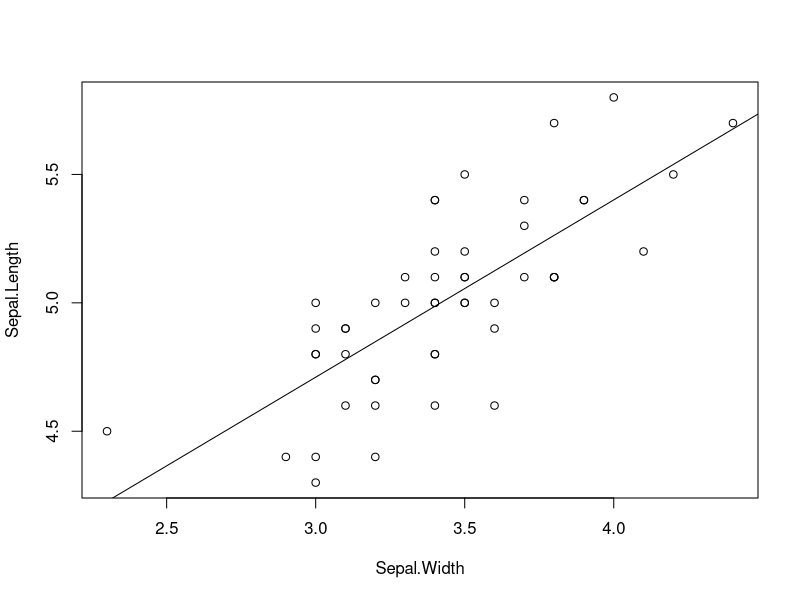
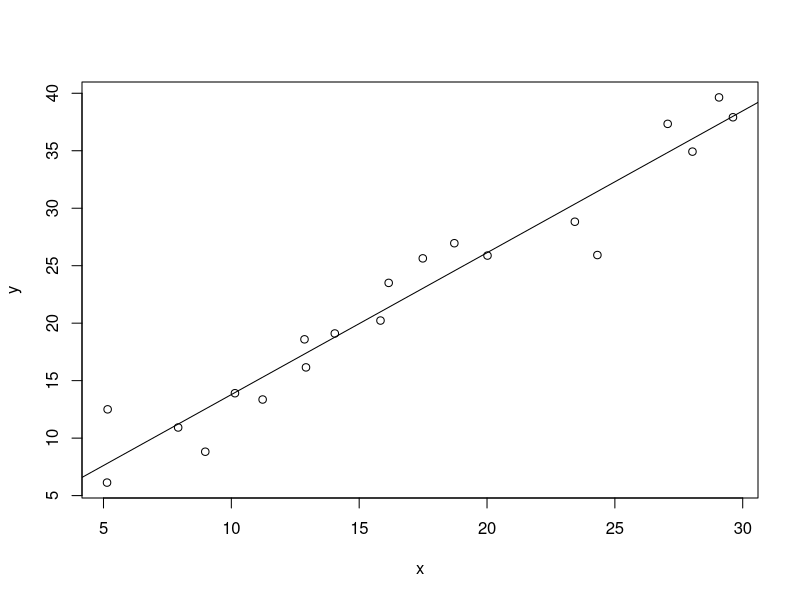

Generate these figures, in order, with R: (Note: this script raises an error after producing the figures.)
## FÓRMULAS EN R
 
## FUENTES:
# No somos muy expertos en este tema en particular, así que simplemente se buscó la información
# en algunos sitios y manuales disponibles a través de la www:
browseURL('http://cran.r-project.org/doc/contrib/Lemon-kickstart/kr_form.html')
browseURL('http://ww2.coastal.edu/kingw/statistics/R-tutorials/formulae.html')
browseURL('http://cran.r-project.org/doc/manuals/R-intro.html#Formulae-for-statistical-models')
# También es recomendable mirar la ayuda de formula en R, en la sección "Details"
?formula
 
# En esta lección nos vamos a enfocar en el uso de fórmulas para ANOVA y análisis de
# regresión, con la esperanza de dar los elementos para que cada estudiante pueda profundizar
# mejor en este tema por su cuenta, en caso de que le sea necesario.
 
# En R existen varias funciones, tales como aov (Analysis of Variance), lm (Linear
# Models) y glm (Generalized Linear Models), que usan objetos de la clase "formula" para
# especificar las variables que deben ser incluidas en el análisis. Normalmente la fórmula
# es incluida como el primer argumento de la función. Por ejemplo, para hacer una
# regresión lineal entre el largo de sépalo y ancho de sépalo de la especie setosa, incluida
# en la tabla "iris":
regre <- lm(Sepal.Length ~ Sepal.Width, data=iris, subset=Species == 'setosa')
summary(regre)
 
# Aquí la fórmula está dada por el operador "~"; a la izquierda está la variable de respuesta,
# a la derecha la o las variables determinantes. El esquema general es el siguiente:
 
variable.de.respuesta ~ variables.explicativas
 
# El "~" (virgulilla) debería leerse como "es modelado por" o "es modelado como una función
# de".
 
# Sin embargo las fórmulas también sirven para otras funciones, como por ejemplo plot o
# xtabs. Usando prácticamente el mismo código anterior podemos hacer un plot:
plot(Sepal.Length ~ Sepal.Width, data=iris, subset=Species == 'setosa')
abline(regre) # abline sirve para agregar líneas *rectas* a los gráficos (no confundir con
              # la función "lines").
 
# Las fórmulas, a pesar de ser similares, no funcionan del todo igual respecto a las convenciones
# con las que todos estamos familiarizados. El primer objetivo de estas es especificar
# un modelo estadístico. Esto ayuda a simplicar la interfase con el usuario, pero
# implica que primero este debe aprender la sintáxis propia de estas fórmulas.
 
# Veamos algunos ejemplos para ir entendiendo la lógica:
x <- runif(20, 5, 30)
y <- 1.3 * x + rnorm(20, sd=3)
y ~ x
# Esta fórmula especifica un modelo lineal, "y es modelado por x". Aunque no se escribe, está
# implícito que el modelo tendrá un intercepto. La siguiente fórmula expresa exactamente
# lo mismo:
y ~ 1 + x
 
# Las fórmulas también son un objeto, de clase "formula"
form  <- y ~ x
class(form)
plot(form)
lm(form)         # regresión lineal
abline(lm(form)) # visualización
 
# En caso de querer quitar el intercepto, se agrega un -1 o un 0:
y ~ -1 + x # o
y ~ x - 1  # o
y ~ x + 0
 
# Hasta ahora sólo usamos una variable explicativa, "x". Sin embargo podemos agregar otras
# variables usando el operador "+":
y ~ x + z
 
# Nótese que el significado de "+" no es el mismo que en una suma aritmética. Aquí simplemente
# se está incluyendo a la variable "z" en el modelo ("y es modelado como función de x y z").
 
# Nota: podemos usar una matriz para agrupar por columnas las variables explicativas.
# Siguiendo el ejemplo anterior:
X <- cbind(x, z)
y ~ X # es exactamente lo mismo que
y ~ x + z
 
# Es muy importante utilizar correctamente los símbolos (operadores) dentro de las fórmulas.
# Para evitar confusiones existe una función identidad "I", para diferenciar:
y ~ x + z    # "y en función de x y z"
y ~ I(x + z) # "y en función de la suma de x y z"
# Es decir, usando "I" podemos indicar que queremos usar un operador determinado con su
# significado matemático normal. Muchas veces no hay confusiones:
y ~ x + log(z)
# Pero en caso de duda, es recomendable recurrir a esta función especial.
 
 
# La siguiente tabla muestra los usos de los distintos operadores (no todos) dentro de
# una fórmula:
 
# operador |    ejemplo    | interpretación
#----------+---------------+-----------------------------------------------------#
#    +     |      + x      | incluye esta variable
#    -     |      - x      | quita esta variable
#    :     |      x:z      | incluye la interacción entre estas variables
#    *     |      x*z      | incluye ambas variables y la interacción entre ambas
#    /     |      x/z      | anidamiento: incluye a z anidado en x
#    |     |      x|z      | condicional: incluye a x dado z
#    ^     | (u + v + w)^3 | incluye estas variables y todas las interacciones hasta 3 vías
#   poly   |   poly(x, 3)  | regresión polinómica (polinomios ortogonales)
#  Error   |   Error(a/b)  | especifía un término de error
#    I     |    I(x * z)   | incluye una nueva variable, la cual es el resultado de las operaciones internas al paréntesis.
#    1     |      - 1      | intercepto, generalmente usado para ser borrado
 
# Tal vez hayan notado que algunas estructuras se pueden especificar de varias maneras:
y ~ u + v + w + u:v + u:w + v:w + u:v:w
y ~ u * v * w
y ~ (u + v + w) ^ 3
# Son tres formas distintas de decir lo mismo: y es función de las variables u, v, w y de
# todas las interacciones posibles. Si queremos quitar la interacción de tres vías,
# cualquiera de las tres siguientes es válida:
y ~ u + v + w + u:v + u:w + v:w
y ~ u * v * w - u:v:w
y ~ (u + v + w) ^ 2
 
# El tipo de variable explicativa que se utiliza (binarias, categórica (factores) o
# numérica) determina la naturaleza del análisis. Por ejemplo, si "u" y "v" son factores:
y ~ u + v
 
# indica un modelo de análisis de varianza (sin los términos de interacción). Si "u" y
# "v" fueran "numerical", entonces sería una regresión múltiple. Si "A" es un factor y 
# "x" es una variable numérica, entonces
y ~ A + x
# Es un análisis de covarianza, con clases determinadas por "A" y covariable "x".
 
# El operador "." sirve para indicar "todas las demás variables", en caso de que estemos
# usando las variables contenidas en un set de datos. Por ejemplo:
plot(Sepal.Width ~ ., data=iris)
# Nos va a pedir que demos Enter para ver todos los gráficos posibles (Sepal.Width en
# función de Sepal.Length, Petal.Length, Petal.Width y Species; las variables incluidas
# en la tabla "iris").
 
# Se puede usar en combinación con modelos de regresión:
lm(Sepal.Width ~ ., data=iris)
 
# Ver la ayuda de "formula" para más información sobre este operador.
